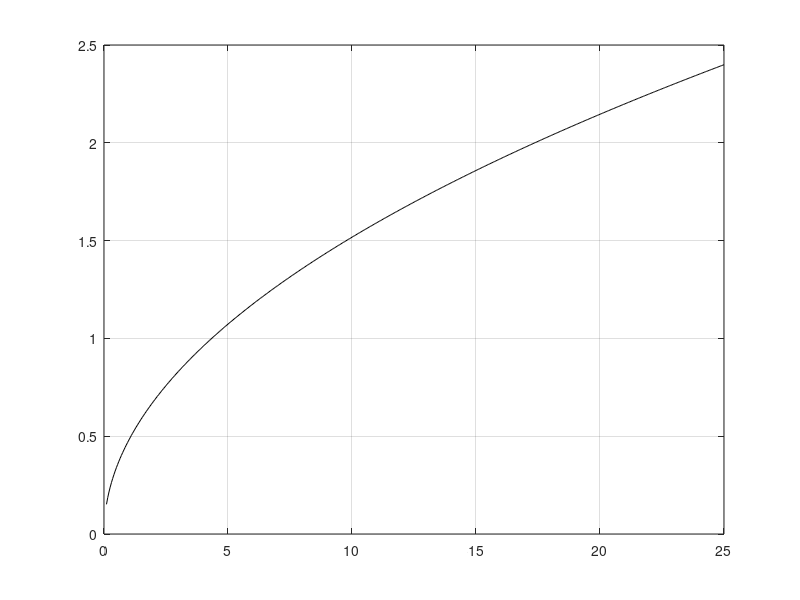

Here is the MATLAB script that generated this plot:
%This program generates Figure 4.3.
logpfa = .1:.05:25;
var = 10.^(logpfa ./ 10.0);
vtnorm =  sqrt( log (var));
plot(logpfa, vtnorm,'k')
grid
